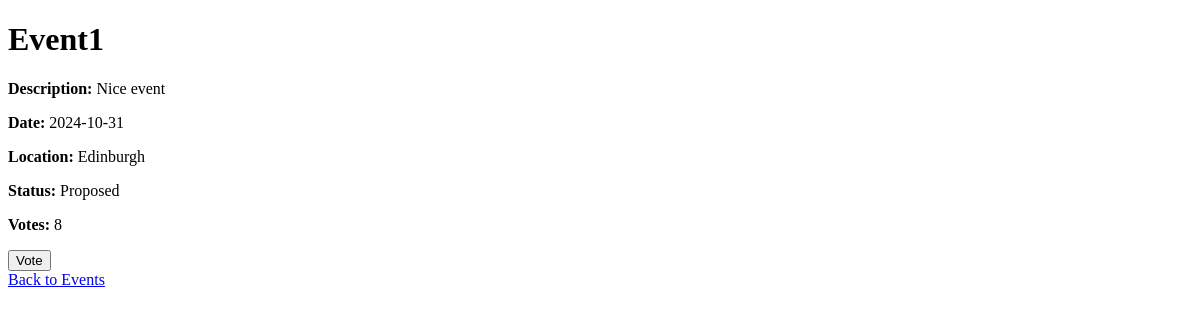
Before: /events/1 with the older database file.
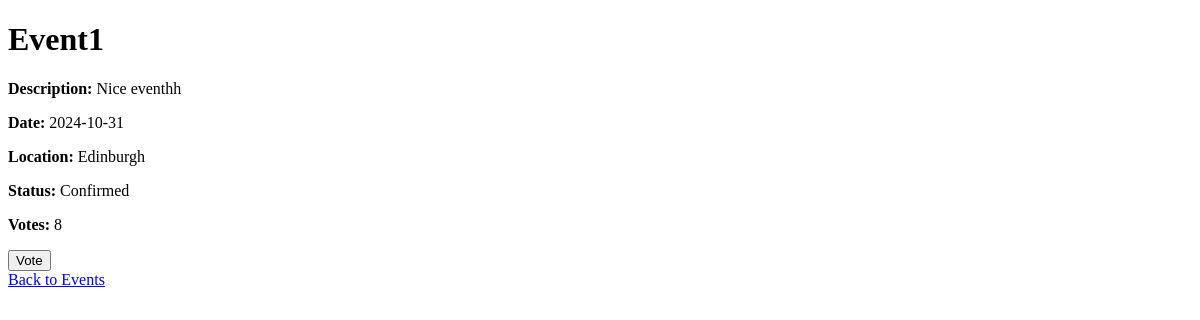
After: the same page with the newer database file.
### app.py (models this page shows)
class Event(db.Model):
    eventId = db.Column(db.Integer, primary_key=True)
    eventName = db.Column(db.String(100), nullable=False)
    description = db.Column(db.Text)
    date = db.Column(db.Date, nullable=False)
    location = db.Column(db.String(100), nullable=False)
    tag = db.Column(db.Enum(EventStatus), nullable=False)
    votes = db.Column(db.Integer, default=0)

### app.py (the view)
@app.route('/events/<int:event_id>', methods=['GET', 'POST'])
def admin_event_detail(event_id):
    event = Event.query.get_or_404(event_id)  # Fetch the event by ID
    if request.method == 'POST':
        event.votes += 1  # Increment the vote count directly on the event object
        db.session.commit()  # Save the changes to the database
        flash('Thank you for your vote!')  # Add a confirmation message
        return redirect(url_for('admin_event_detail', event_id=event_id))
    return render_template('event.html', event=event)

### templates/event.html (shortened to what this page needs)
<!DOCTYPE html>
<html lang="en">
<head>
</head>
<body>
    <h1>{{ event.eventName }}</h1>
    <p><strong>Description:</strong> {{ event.description }}</p>
    <p><strong>Date:</strong> {{ event.date }}</p>
    <p><strong>Location:</strong> {{ event.location }}</p>
    <p><strong>Status:</strong> {{ event.tag.name }}</p>
    <p><strong>Votes:</strong> {{ event.votes }}</p>
    <form action="{{ url_for('admin_event_detail', event_id=event.eventId) }}" method="post">
        <button type="submit">Vote</button>
    </form>
    <a href="{{ url_for('index') }}">Back to Events</a>
</body>
</html>

Changed rows visible on the page:
changed Event "Event1": description "Nice event" → "Nice eventhh"; tag.name "Proposed" → "Confirmed"
